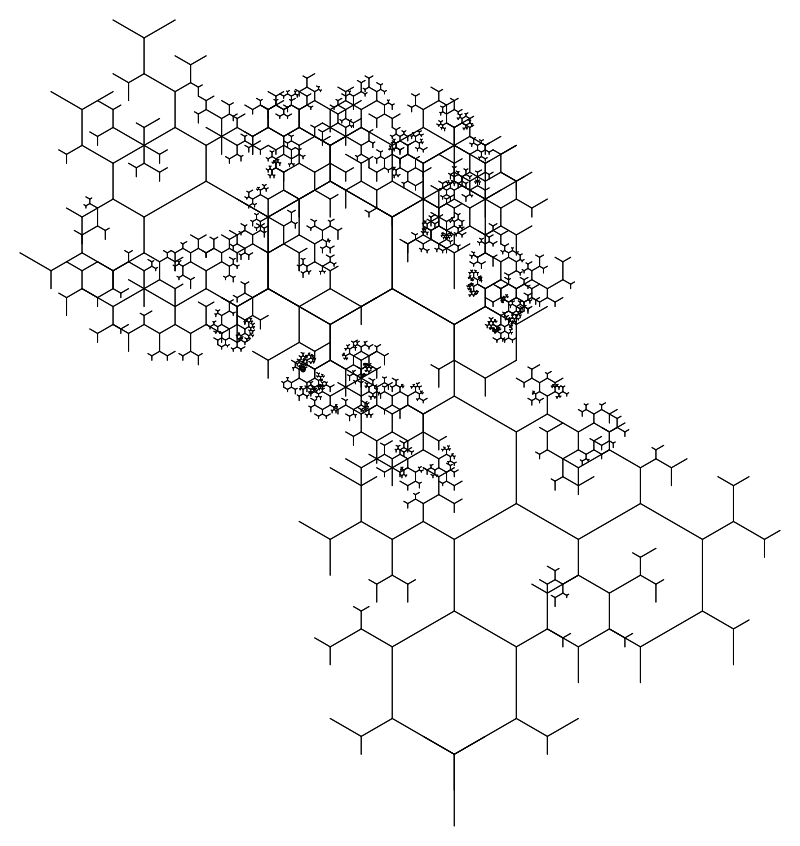

Write Python code to recreate this figure.
from svg_backend import SVGBackend
from turtle import Turtle
from grammar import Grammar
from turtle import ThickTurtle
from turtle import NarrowingTurtle

backend = SVGBackend()
turtle = Turtle(backend)

grammar = Grammar()

grammar.add_non_terminal('Forward Right', [
    lambda turtle: turtle.forward(1.0),
    lambda turtle: turtle.turn_right(60)
])
grammar.add_non_terminal('Forward Left', [
    lambda turtle: turtle.forward(1.0),
    lambda turtle: turtle.turn_left(60)
])

grammar.add_non_terminal('Root', [
    'Tree',
    lambda turtle: turtle.turn_left(120),
    'Tree',
    lambda turtle: turtle.turn_left(120),
    'Tree',
])

scale = 0.5
grammar.add_non_terminal('Scale', [
    lambda turtle: turtle.scale(scale),
])
grammar.add_non_terminal('Scale', [])

grammar.add_non_terminal('Tree', [
    lambda turtle: turtle.store(),
    'Forward Left',
    'Scale',
    'Tree',
    lambda turtle: turtle.restore(),
    lambda turtle: turtle.store(),
    'Forward Right',
    'Scale',
    'Tree',
    lambda turtle: turtle.restore(),
], 8)

#for i in range(0, 5):
backend = SVGBackend()
turtle = Turtle(backend)
grammar.expand('Root', turtle, 12)
backend.write('flower2.svg')
